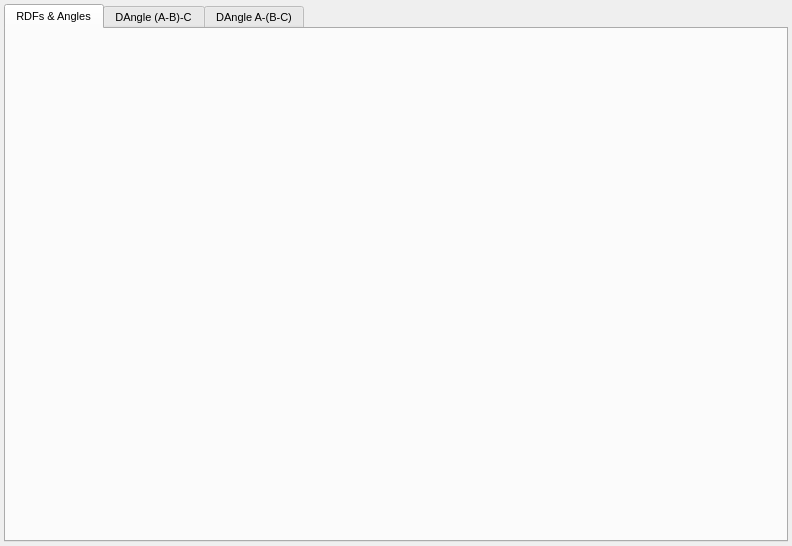
<?xml version="1.0" encoding="UTF-8"?>
<ui version="4.0">
 <class>CalculateAngleModuleWidget</class>
 <widget class="QWidget" name="CalculateAngleModuleWidget">
  <property name="geometry">
   <rect>
    <x>0</x>
    <y>0</y>
    <width>792</width>
    <height>546</height>
   </rect>
  </property>
  <property name="sizePolicy">
   <sizepolicy hsizetype="Expanding" vsizetype="Expanding">
    <horstretch>0</horstretch>
    <verstretch>0</verstretch>
   </sizepolicy>
  </property>
  <property name="font">
   <font>
    <pointsize>8</pointsize>
   </font>
  </property>
  <property name="windowTitle">
   <string>DAngle Controls</string>
  </property>
  <layout class="QVBoxLayout" name="verticalLayout_2">
   <property name="spacing">
    <number>4</number>
   </property>
   <property name="leftMargin">
    <number>4</number>
   </property>
   <property name="topMargin">
    <number>4</number>
   </property>
   <property name="rightMargin">
    <number>4</number>
   </property>
   <property name="bottomMargin">
    <number>4</number>
   </property>
   <item>
    <widget class="QTabWidget" name="tabWidget">
     <property name="currentIndex">
      <number>0</number>
     </property>
     <widget class="QWidget" name="RDFAngleTab">
      <attribute name="title">
       <string>RDFs &amp;&amp; Angles</string>
      </attribute>
      <layout class="QVBoxLayout" name="verticalLayout">
       <property name="spacing">
        <number>4</number>
       </property>
       <property name="leftMargin">
        <number>4</number>
       </property>
       <property name="topMargin">
        <number>4</number>
       </property>
       <property name="rightMargin">
        <number>4</number>
       </property>
       <property name="bottomMargin">
        <number>4</number>
       </property>
       <item>
        <widget class="DataWidget" name="RDFABPlotWidget" native="true">
         <property name="sizePolicy">
          <sizepolicy hsizetype="Expanding" vsizetype="Expanding">
           <horstretch>0</horstretch>
           <verstretch>0</verstretch>
          </sizepolicy>
         </property>
        </widget>
       </item>
       <item>
        <widget class="DataWidget" name="RDFBCPlotWidget" native="true">
         <property name="sizePolicy">
          <sizepolicy hsizetype="Expanding" vsizetype="Expanding">
           <horstretch>0</horstretch>
           <verstretch>0</verstretch>
          </sizepolicy>
         </property>
        </widget>
       </item>
       <item>
        <widget class="DataWidget" name="AnglePlotWidget" native="true">
         <property name="sizePolicy">
          <sizepolicy hsizetype="Expanding" vsizetype="Expanding">
           <horstretch>0</horstretch>
           <verstretch>0</verstretch>
          </sizepolicy>
         </property>
        </widget>
       </item>
      </layout>
     </widget>
     <widget class="QWidget" name="DAngleTab1">
      <attribute name="title">
       <string>DAngle (A-B)-C</string>
      </attribute>
      <layout class="QVBoxLayout" name="verticalLayout_3">
       <property name="spacing">
        <number>4</number>
       </property>
       <property name="leftMargin">
        <number>4</number>
       </property>
       <property name="topMargin">
        <number>4</number>
       </property>
       <property name="rightMargin">
        <number>4</number>
       </property>
       <property name="bottomMargin">
        <number>4</number>
       </property>
       <item>
        <widget class="DataWidget" name="DAngleABPlotWidget" native="true">
         <property name="sizePolicy">
          <sizepolicy hsizetype="Expanding" vsizetype="Expanding">
           <horstretch>0</horstretch>
           <verstretch>0</verstretch>
          </sizepolicy>
         </property>
        </widget>
       </item>
      </layout>
     </widget>
     <widget class="QWidget" name="DAngleTab2">
      <attribute name="title">
       <string>DAngle A-(B-C)</string>
      </attribute>
      <layout class="QVBoxLayout" name="verticalLayout_4">
       <property name="spacing">
        <number>4</number>
       </property>
       <property name="leftMargin">
        <number>4</number>
       </property>
       <property name="topMargin">
        <number>4</number>
       </property>
       <property name="rightMargin">
        <number>4</number>
       </property>
       <property name="bottomMargin">
        <number>4</number>
       </property>
       <item>
        <widget class="DataWidget" name="DAngleBCPlotWidget" native="true">
         <property name="sizePolicy">
          <sizepolicy hsizetype="Expanding" vsizetype="Expanding">
           <horstretch>0</horstretch>
           <verstretch>0</verstretch>
          </sizepolicy>
         </property>
        </widget>
       </item>
      </layout>
     </widget>
    </widget>
   </item>
  </layout>
 </widget>
 <customwidgets>
  <customwidget>
   <class>DataWidget</class>
   <extends>QWidget</extends>
   <header>gui/datawidget.h</header>
   <container>1</container>
  </customwidget>
 </customwidgets>
 <resources/>
 <connections/>
</ui>
